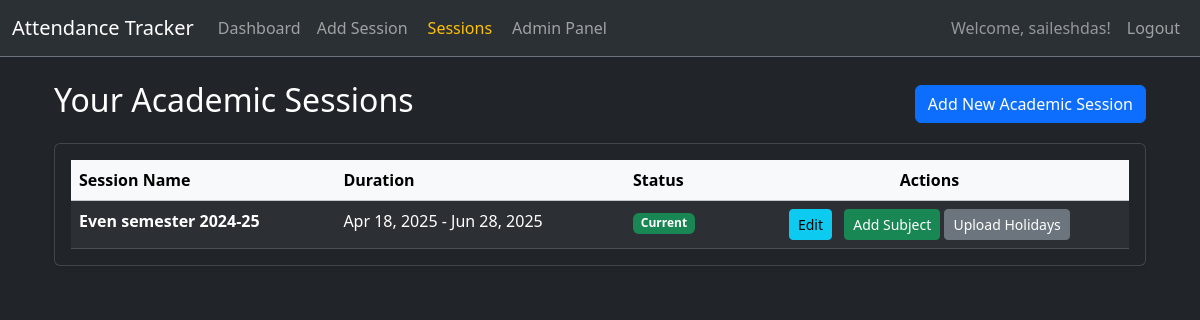
Page /sessions/ (signed in) on the earlier database version.
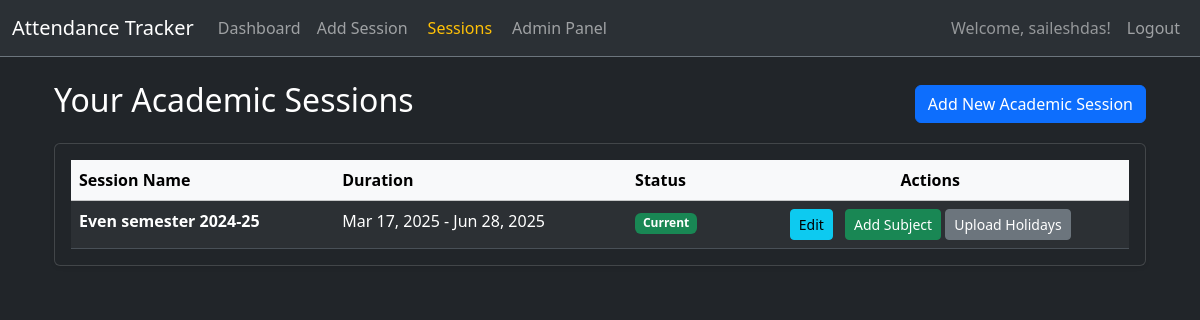
Same page on the later database version.
### attendance/models.py (models this page shows, shortened)
class AcademicSession(models.Model):
    user = models.ForeignKey(User, on_delete=models.CASCADE, related_name='academic_sessions')
    name = models.CharField(max_length=100, help_text="e.g., Odd Semester 2024-2025")
    start_date = models.DateField()
    end_date = models.DateField()
    is_current = models.BooleanField(default=False, help_text="Is this the active session for the user?")
    class Meta:
        unique_together = ('user', 'is_current')
        constraints = [
            models.UniqueConstraint(fields=['user'], condition=models.Q(is_current=True), name='unique_current_session')
        ]

### attendance/views.py (the view)
# urls.py: path('sessions/', views.academic_session_list, name='academic_session_list'),
@login_required
def academic_session_list(request):
    sessions = AcademicSession.objects.filter(user=request.user).order_by('-start_date')
    return render(request, 'attendance/academic_session_list.html', {'sessions': sessions})

### attendance/templates/attendance/academic_session_list.html (shortened to what this page needs)
{% extends "base.html" %}
{% block content %}
<div class="container mt-4">
    <div class="d-flex justify-content-between align-items-center mb-3">
        <h2>Your Academic Sessions</h2>
        <a href="{% url 'add_academic_session' %}" class="btn btn-primary">Add New Academic Session</a>
    </div>
    {% if sessions %}
    <div class="card shadow-sm">
        <div class="card-body">
            <div class="table-responsive">
                <table class="table table-hover table-striped mb-0">
                    <thead class="table-light">
                        <tr>
                            <th scope="col">Session Name</th>
                            <th scope="col">Duration</th>
                            <th scope="col">Status</th>
                            <th scope="col" class="text-center">Actions</th>
                        </tr>
                    </thead>
                    <tbody>
                        {% for session in sessions %}
                        <tr>
                            <td>
                                <strong>{{ session.name }}</strong>
                            </td>
                            <td>
                                {{ session.start_date|date:"M d, Y" }} - {{ session.end_date|date:"M d, Y" }}
                            </td>
                            <td>
                                {% if session.is_current %}
                                <span class="badge bg-success">Current</span>
                                {% else %}
                                <span class="badge bg-secondary">Archived</span>
                                {% endif %}
                            </td>
                            <td class="text-center">
                                <a href="{% url 'update_academic_session' pk=session.pk %}" class="btn btn-sm btn-info me-2">Edit</a>
                                <a href="{% url 'add_subject' session_pk=session.pk %}" class="btn btn-sm btn-success">Add Subject</a>
                                <a href="{% url 'upload_holidays' session_id=session.pk %}" class="btn btn-sm btn-secondary">Upload Holidays</a>
                            </td>
                        </tr>
                        {% endfor %}
                    </tbody>
                </table>
            </div>
        </div>
    </div>
    {% else %}
    <div class="alert alert-info" role="alert">
        You haven't added any academic sessions yet. <a href="{% url 'add_academic_session' %}" class="alert-link">Add one now</a>!
    </div>
    {% endif %}
</div>
{% endblock %}

Differences in the rows shown:
changed AcademicSession: start_date "Apr 18, 2025" → "Mar 17, 2025"
